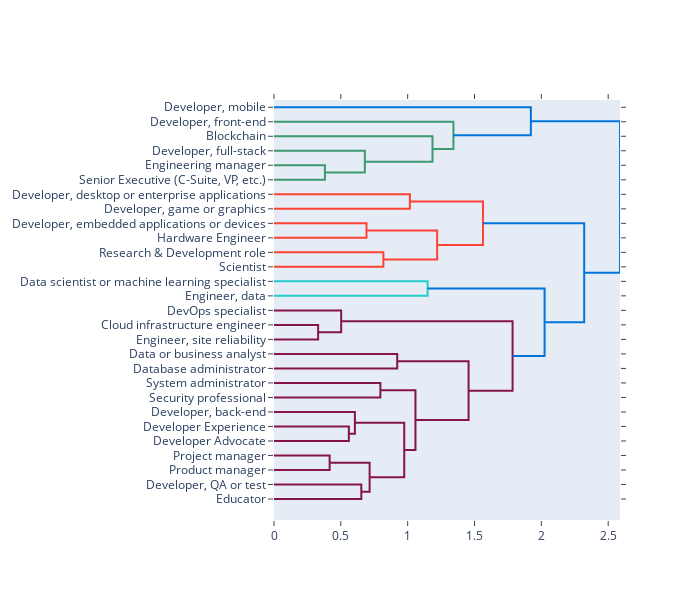

Notebook cell for this chart:
### Code cell
import plotly.figure_factory as ff

fig = ff.create_dendrogram(skills_jobs_df,labels=sorted_jobs ,orientation='left')
fig.update_layout(width=700,height=600)
fig.show()
fig.write_html(os.path.join(FIGS_DIR,'jobs_hierarchy.html'))

### Figure 1 — Plotly figure (JSON) as saved in the notebook; plotly's stock layout.template omitted (floating-point values rounded to 4 significant figures)
{"data": [{"hoverinfo": "text", "marker": {"color": "rgb(61,153,112)"}, "mode": "lines", "type": "scatter", "x": [0, 0.3808, 0.3808, 0], "xaxis": "x", "y": [-45, -45, -55, -55], "yaxis": "y"}, {"hoverinfo": "text", "marker": {"color": "rgb(61,153,112)"}, "mode": "lines", "type": "scatter", "x": [0, 0.6795, 0.6795, 0.3808], "xaxis": "x", "y": [-35, -35, -50, -50], "yaxis": "y"}, {"hoverinfo": "text", "marker": {"color": "rgb(61,153,112)"}, "mode": "lines", "type": "scatter", "x": [0, 1.186, 1.186, 0.6795], "xaxis": "x", "y": [-25, -25, -42.5, -42.5], "yaxis": "y"}, {"hoverinfo": "text", "marker": {"color": "rgb(61,153,112)"}, "mode": "lines", "type": "scatter", "x": [0, 1.342, 1.342, 1.186], "xaxis": "x", "y": [-15, -15, -33.75, -33.75], "yaxis": "y"}, {"hoverinfo": "text", "marker": {"color": "rgb(0,116,217)"}, "mode": "lines", "type": "scatter", "x": [0, 1.921, 1.921, 1.342], "xaxis": "x", "y": [-5, -5, -24.38, -24.38], "yaxis": "y"}, {"hoverinfo": "text", "marker": {"color": "rgb(255,65,54)"}, "mode": "lines", "type": "scatter", "x": [0, 1.016, 1.016, 0], "xaxis": "x", "y": [-65, -65, -75, -75], "yaxis": "y"}, {"hoverinfo": "text", "marker": {"color": "rgb(255,65,54)"}, "mode": "lines", "type": "scatter", "x": [0, 0.692, 0.692, 0], "xaxis": "x", "y": [-85, -85, -95, -95], "yaxis": "y"}, {"hoverinfo": "text", "marker": {"color": "rgb(255,65,54)"}, "mode": "lines", "type": "scatter", "x": [0, 0.8181, 0.8181, 0], "xaxis": "x", "y": [-105, -105, -115, -115], "yaxis": "y"}, {"hoverinfo": "text", "marker": {"color": "rgb(255,65,54)"}, "mode": "lines", "type": "scatter", "x": [0.692, 1.221, 1.221, 0.8181], "xaxis": "x", "y": [-90, -90, -110, -110], "yaxis": "y"}, {"hoverinfo": "text", "marker": {"color": "rgb(255,65,54)"}, "mode": "lines", "type": "scatter", "x": [1.016, 1.563, 1.563, 1.221], "xaxis": "x", "y": [-70, -70, -100, -100], "yaxis": "y"}, {"hoverinfo": "text", "marker": {"color": "rgb(35,205,205)"}, "mode": "lines", "type": "scatter", "x": [0, 1.149, 1.149, 0], "xaxis": "x", "y": [-125, -125, -135, -135], "yaxis": "y"}, {"hoverinfo": "text", "marker": {"color": "rgb(133,20,75)"}, "mode": "lines", "type": "scatter", "x": [0, 0.3302, 0.3302, 0], "xaxis": "x", "y": [-155, -155, -165, -165], "yaxis": "y"}, {"hoverinfo": "text", "marker": {"color": "rgb(133,20,75)"}, "mode": "lines", "type": "scatter", "x": [0, 0.5024, 0.5024, 0.3302], "xaxis": "x", "y": [-145, -145, -160, -160], "yaxis": "y"}, {"hoverinfo": "text", "marker": {"color": "rgb(133,20,75)"}, "mode": "lines", "type": "scatter", "x": [0, 0.9218, 0.9218, 0], "xaxis": "x", "y": [-175, -175, -185, -185], "yaxis": "y"}, {"hoverinfo": "text", "marker": {"color": "rgb(133,20,75)"}, "mode": "lines", "type": "scatter", "x": [0, 0.7958, 0.7958, 0], "xaxis": "x", "y": [-195, -195, -205, -205], "yaxis": "y"}, {"hoverinfo": "text", "marker": {"color": "rgb(133,20,75)"}, "mode": "lines", "type": "scatter", "x": [0, 0.56, 0.56, 0], "xaxis": "x", "y": [-225, -225, -235, -235], "yaxis": "y"}, {"hoverinfo": "text", "marker": {"color": "rgb(133,20,75)"}, "mode": "lines", "type": "scatter", "x": [0, 0.6051, 0.6051, 0.56], "xaxis": "x", "y": [-215, -215, -230, -230], "yaxis": "y"}, {"hoverinfo": "text", "marker": {"color": "rgb(133,20,75)"}, "mode": "lines", "type": "scatter", "x": [0, 0.4162, 0.4162, 0], "xaxis": "x", "y": [-245, -245, -255, -255], "yaxis": "y"}, {"hoverinfo": "text", "marker": {"color": "rgb(133,20,75)"}, "mode": "lines", "type": "scatter", "x": [0, 0.6532, 0.6532, 0], "xaxis": "x", "y": [-265, -265, -275, -275], "yaxis": "y"}, {"hoverinfo": "text", "marker": {"color": "rgb(133,20,75)"}, "mode": "lines", "type": "scatter", "x": [0.4162, 0.7154, 0.7154, 0.6532], "xaxis": "x", "y": [-250, -250, -270, -270], "yaxis": "y"}, {"hoverinfo": "text", "marker": {"color": "rgb(133,20,75)"}, "mode": "lines", "type": "scatter", "x": [0.6051, 0.9743, 0.9743, 0.7154], "xaxis": "x", "y": [-222.5, -222.5, -260, -260], "yaxis": "y"}, {"hoverinfo": "text", "marker": {"color": "rgb(133,20,75)"}, "mode": "lines", "type": "scatter", "x": [0.7958, 1.058, 1.058, 0.9743], "xaxis": "x", "y": [-200, -200, -241.2, -241.2], "yaxis": "y"}, {"hoverinfo": "text", "marker": {"color": "rgb(133,20,75)"}, "mode": "lines", "type": "scatter", "x": [0.9218, 1.456, 1.456, 1.058], "xaxis": "x", "y": [-180, -180, -220.6, -220.6], "yaxis": "y"}, {"hoverinfo": "text", "marker": {"color": "rgb(133,20,75)"}, "mode": "lines", "type": "scatter", "x": [0.5024, 1.785, 1.785, 1.456], "xaxis": "x", "y": [-152.5, -152.5, -200.3, -200.3], "yaxis": "y"}, {"hoverinfo": "text", "marker": {"color": "rgb(0,116,217)"}, "mode": "lines", "type": "scatter", "x": [1.149, 2.024, 2.024, 1.785], "xaxis": "x", "y": [-130, -130, -176.4, -176.4], "yaxis": "y"}, {"hoverinfo": "text", "marker": {"color": "rgb(0,116,217)"}, "mode": "lines", "type": "scatter", "x": [1.563, 2.32, 2.32, 2.024], "xaxis": "x", "y": [-85, -85, -153.2, -153.2], "yaxis": "y"}, {"hoverinfo": "text", "marker": {"color": "rgb(0,116,217)"}, "mode": "lines", "type": "scatter", "x": [1.921, 2.588, 2.588, 2.32], "xaxis": "x", "y": [-14.69, -14.69, -119.1, -119.1], "yaxis": "y"}], "layout": {"autosize": false, "height": 600, "hovermode": "closest", "showlegend": false, "width": 700, "xaxis": {"mirror": "allticks", "rangemode": "tozero", "showgrid": false, "showline": true, "showticklabels": true, "ticks": "outside", "type": "linear", "zeroline": false}, "yaxis": {"mirror": "allticks", "rangemode": "tozero", "showgrid": false, "showline": true, "showticklabels": true, "tickmode": "array", "ticks": "outside", "ticktext": ["Developer, mobile", "Developer, front-end", "Blockchain", "Developer, full-stack", "Engineering manager", "Senior Executive (C-Suite, VP, etc.)", "Developer, desktop or enterprise applications", "Developer, game or graphics", "Developer, embedded applications or devices", "Hardware Engineer", "Research & Development role", "Scientist", "Data scientist or machine learning specialist", "Engineer, data", "DevOps specialist", "Cloud infrastructure engineer", "Engineer, site reliability", "Data or business analyst", "Database administrator", "System administrator", "Security professional", "Developer, back-end", "Developer Experience", "Developer Advocate", "Project manager", "Product manager", "Developer, QA or test", "Educator"], "tickvals": [-5, -15, -25, -35, -45, -55, -65, -75, -85, -95, -105, -115, -125, -135, -145, -155, -165, -175, -185, -195, -205, -215, -225, -235, -245, -255, -265, -275], "type": "linear", "zeroline": false}}}
